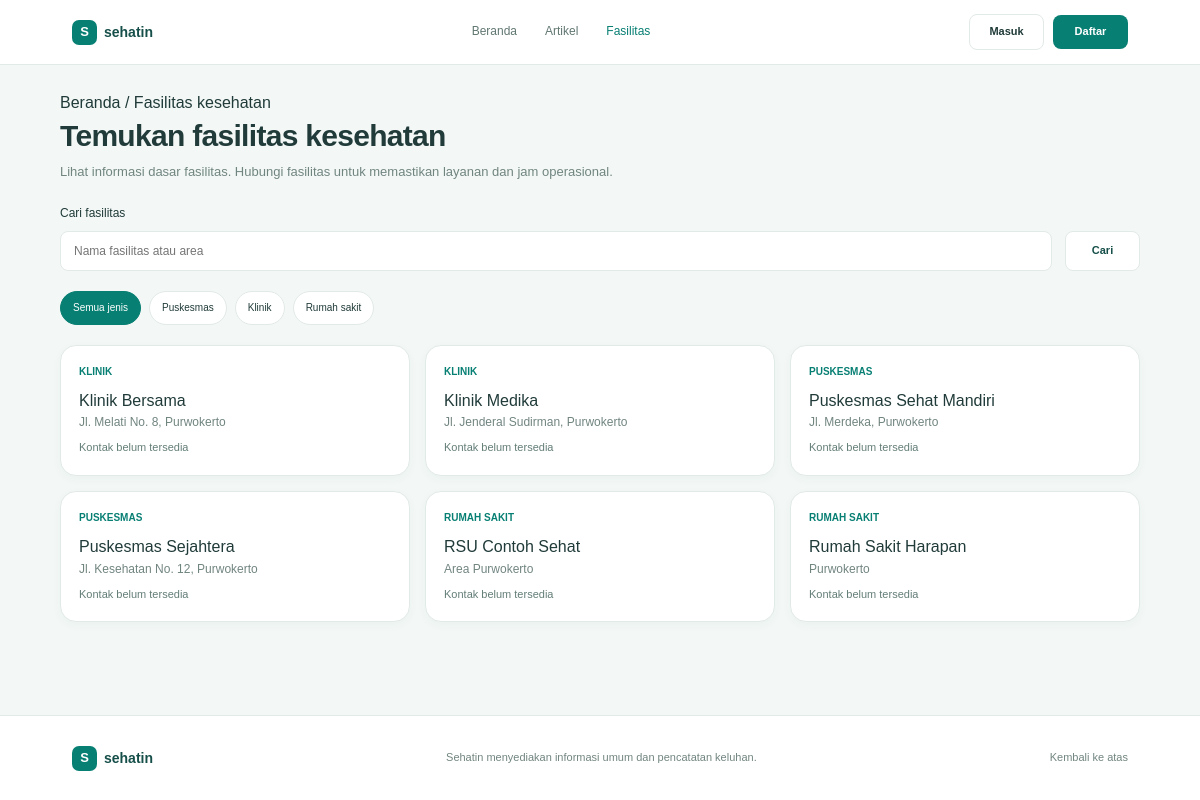
Screenshot of /facilities.php with the database file from the repository.
### tables this page shows
CREATE TABLE IF NOT EXISTS facilities (
    id INT AUTO_INCREMENT PRIMARY KEY,
    name VARCHAR(150) NOT NULL,
    type VARCHAR(80) NOT NULL,
    address TEXT NOT NULL,
    phone VARCHAR(30) NULL,
    description TEXT NULL,
    created_at DATETIME NOT NULL DEFAULT CURRENT_TIMESTAMP,
    updated_at DATETIME NULL
);

### facilities.php (the view, shortened to what this page needs)
<?php
require_once __DIR__ . "/config/database.php";
$facilities = [];
$sqlFacilities = "SELECT
                    id,
                    name,
                    type,
                    address,
                    phone
                  FROM facilities
                  ORDER BY name ASC";
$resultFacilities = $conn->query($sqlFacilities);
if ($resultFacilities) {
    while ($row = $resultFacilities->fetch_assoc()) {
        $row["contact"] = !empty($row["phone"])
            ? $row["phone"]
            : "Kontak belum tersedia";
        $facilities[] = $row;
    }
}
?>
<!DOCTYPE html>
<html lang="id">
<head>
    <link rel="stylesheet" href="assets/css/reset.css">
    <link rel="stylesheet" href="assets/css/style.css">
    <link rel="stylesheet" href="assets/css/facilities.css">
</head>
<body class="facilities-layout">
    <header class="main-navbar">
        <a href="index.php" class="brand">
            <span class="brand-icon">S</span>
            <span>sehatin</span>
        </a>
        <nav class="nav-links">
            <a href="index.php">Beranda</a>
            <a href="articles.php">Artikel</a>
            <a href="facilities.php" class="nav-active">Fasilitas</a>
        </nav>
        <div class="nav-actions">
            <a href="login.php" class="nav-login">Masuk</a>
            <a href="register.php" class="nav-register">Daftar</a>
        </div>
    </header>
    <main class="container facilities-page">
        <nav class="breadcrumb">
            <a href="index.php">Beranda</a>
            <span>/</span>
            <span>Fasilitas kesehatan</span>
        </nav>
        <section class="facilities-heading">
            <h1>Temukan fasilitas kesehatan</h1>
            <p>
                Lihat informasi dasar fasilitas. Hubungi fasilitas
                untuk memastikan layanan dan jam operasional.
            </p>
        </section>
        <section class="facility-search">
            <label for="searchFacility">
                Cari fasilitas
            </label>
            <div class="facility-search-form">
                <input type="text" id="searchFacility" placeholder="Nama fasilitas atau area" autocomplete="off">
                <button type="button" id="searchFacilityButton">
                    Cari
                </button>
            </div>
        </section>
        <section class="facility-filters">
            <button class="facility-filter active" data-type="Semua jenis">
                Semua jenis
            </button>
            <button class="facility-filter" data-type="Puskesmas">
                Puskesmas
            </button>
            <button class="facility-filter" data-type="Klinik">
                Klinik
            </button>
            <button class="facility-filter" data-type="Rumah sakit">
                Rumah sakit
            </button>
        </section>
        <section class="facility-list">
            <div class="facility-grid" id="facilityGrid">
                <?php foreach ($facilities as $facility): ?>
                <article class="facility-card" data-type="<?php echo htmlspecialchars($facility['type']); ?>"
                    data-name="<?php echo htmlspecialchars($facility['name']); ?>"
                    data-address="<?php echo htmlspecialchars($facility['address']); ?>">
                    <span class="facility-type">
                        <?php echo htmlspecialchars($facility['type']); ?>
                    </span>
                    <a href="facility-detail.php?id=<?= (int) $facility['id'] ?>">
                        <?= htmlspecialchars($facility['name']) ?>
                    </a>
                    <p class="facility-address">
                        <?php echo htmlspecialchars($facility['address']); ?>
                    </p>
                    <p class="facility-contact">
                        <?php echo htmlspecialchars($facility['contact']); ?>
                    </p>
                </article>
                <?php endforeach; ?>
            </div>
        </section>
    </main>
    <footer class="main-footer">
        <a href="index.php" class="brand">
            <span class="brand-icon">S</span>
            <span>sehatin</span>
        </a>
        <p>
            Sehatin menyediakan informasi umum dan pencatatan keluhan.
        </p>
        <a href="#" class="back-to-top">
            Kembali ke atas
        </a>
    </footer>
</body>
</html>

### assets/css/style.css (style rules this page uses)
:root { --primary: #087F73; --dark-green: #164F49; --light-green: #E8F5F2; --background: #F3F8F6; --white: #FFFFFF; --text: #203B39; --muted: #718580; --border: #E1EAE7; --orange: #F59678; --yellow: #F3C968; }
body { background-color: var(--background); color: var(--text); }
.container { width: 90%; max-width: 1200px; margin: 0 auto; }
button { border: none; }

### assets/css/facilities.css (style rules this page uses)
.facilities-layout { min-height: 100vh; display: flex; flex-direction: column; }
.facilities-layout > .facilities-page { flex: 1 0 auto; }
.main-navbar { min-height: 65px; padding: 0 6%; display: flex; align-items: center; justify-content: space-between; gap: 20px; background: var(--white); border-bottom: 1px solid var(--border); }
.brand { display: flex; align-items: center; gap: 7px; color: var(--dark-green); font-size: 14px; font-weight: 700; }
.brand-icon { width: 25px; height: 25px; display: flex; justify-content: center; align-items: center; background: var(--primary); color: var(--white); border-radius: 7px; font-size: 13px; }
.nav-links { display: flex; align-items: center; gap: 28px; }
.nav-links a { color: #617772; font-size: 12px; transition: 0.2s; }
.nav-links a:hover, .nav-links a.nav-active { color: var(--primary); }
.nav-actions { display: flex; align-items: center; gap: 9px; }
.nav-login, .nav-register { min-width: 75px; padding: 8px 14px; text-align: center; border-radius: 8px; font-size: 11px; font-weight: 600; }
.nav-login { background: var(--white); border: 1px solid var(--border); }
.nav-register { color: var(--white); background: var(--primary); }
.facilities-page { padding-top: 25px; padding-bottom: 45px; }
.facilities-heading { margin-bottom: 22px; }
.facilities-heading h1 { font-size: 30px; line-height: 1.3; letter-spacing: -0.7px; margin-bottom: 7px; }
.facilities-heading p { font-size: 13px; color: var(--muted); }
.facility-search { margin-bottom: 20px; }
.facility-search label { display: block; font-size: 12px; margin-bottom: 7px; }
.facility-search-form { display: flex; gap: 13px; }
.facility-search-form input { flex: 1; min-width: 0; height: 40px; padding: 0 13px; background: var(--white); border: 1px solid var(--border); border-radius: 8px; outline: none; font-family: inherit; font-size: 12px; }
.facility-search-form button { min-width: 75px; padding: 0 15px; background: var(--white); border: 1px solid var(--border); border-radius: 8px; color: var(--dark-green); font-family: inherit; font-size: 11px; font-weight: 600; cursor: pointer; transition: 0.2s; }
.facility-filters { display: flex; flex-wrap: wrap; gap: 8px; margin-bottom: 20px; }
.facility-filter { padding: 8px 12px; border: 1px solid var(--border); border-radius: 30px; background: var(--white); color: var(--text); font-family: inherit; font-size: 10px; cursor: pointer; transition: 0.2s; }
.facility-filter.active { background: var(--primary); border-color: var(--primary); color: var(--white); }
.facility-list { min-height: 110px; }
.facility-grid { display: grid; grid-template-columns: repeat(3, minmax(0, 1fr)); gap: 15px; }
.facility-card { padding: 18px; background: var(--white); border: 1px solid var(--border); border-radius: 16px; box-shadow: 0 3px 10px rgba(22, 79, 73, 0.04); transition: 0.25s ease; }
.facility-type { display: block; color: var(--primary); font-size: 10px; font-weight: 700; margin-bottom: 8px; text-transform: uppercase; }
.facility-address { font-size: 12px; color: var(--muted); margin-bottom: 7px; }
.facility-contact { font-size: 11px; color: #637D77; }
.main-footer { min-height: 85px; padding: 20px 6%; display: flex; align-items: center; justify-content: space-between; gap: 20px; background: var(--white); border-top: 1px solid var(--border); }
.main-footer p, .back-to-top { font-size: 11px; color: var(--muted); }

### rows the page displays
facilities: type "KLINIK", name "Klinik Bersama", address "Jl. Melati No. 8, Purwokerto", contact "Kontak belum tersedia"
facilities: type "KLINIK", name "Klinik Medika", address "Jl. Jenderal Sudirman, Purwokerto", contact "Kontak belum tersedia"
facilities: type "PUSKESMAS", name "Puskesmas Sehat Mandiri", address "Jl. Merdeka, Purwokerto", contact "Kontak belum tersedia"
facilities: type "PUSKESMAS", name "Puskesmas Sejahtera", address "Jl. Kesehatan No. 12, Purwokerto", contact "Kontak belum tersedia"
facilities: type "RUMAH SAKIT", name "RSU Contoh Sehat", address "Area Purwokerto", contact "Kontak belum tersedia"
facilities: type "RUMAH SAKIT", name "Rumah Sakit Harapan", address "Purwokerto", contact "Kontak belum tersedia"
